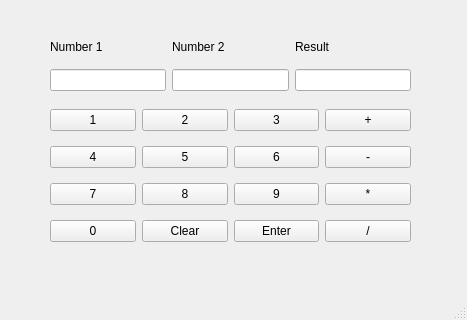
<?xml version="1.0" encoding="UTF-8"?>
<ui version="4.0">
 <class>MainWindow</class>
 <widget class="QMainWindow" name="MainWindow">
  <property name="geometry">
   <rect>
    <x>0</x>
    <y>0</y>
    <width>467</width>
    <height>320</height>
   </rect>
  </property>
  <property name="windowTitle">
   <string>MainWindow</string>
  </property>
  <widget class="QWidget" name="centralwidget">
   <widget class="QWidget" name="">
    <property name="geometry">
     <rect>
      <x>50</x>
      <y>100</y>
      <width>361</width>
      <height>151</height>
     </rect>
    </property>
    <layout class="QGridLayout" name="gridLayout_3">
     <item row="0" column="0">
      <widget class="QPushButton" name="N1">
       <property name="text">
        <string>1</string>
       </property>
      </widget>
     </item>
     <item row="0" column="1">
      <widget class="QPushButton" name="N2">
       <property name="text">
        <string>2</string>
       </property>
      </widget>
     </item>
     <item row="0" column="2">
      <widget class="QPushButton" name="N3">
       <property name="text">
        <string>3</string>
       </property>
      </widget>
     </item>
     <item row="0" column="3">
      <widget class="QPushButton" name="add">
       <property name="text">
        <string>+</string>
       </property>
      </widget>
     </item>
     <item row="1" column="0">
      <widget class="QPushButton" name="N4">
       <property name="text">
        <string>4</string>
       </property>
      </widget>
     </item>
     <item row="1" column="1">
      <widget class="QPushButton" name="N5">
       <property name="text">
        <string>5</string>
       </property>
      </widget>
     </item>
     <item row="1" column="2">
      <widget class="QPushButton" name="N6">
       <property name="text">
        <string>6</string>
       </property>
      </widget>
     </item>
     <item row="1" column="3">
      <widget class="QPushButton" name="sub">
       <property name="text">
        <string>-</string>
       </property>
      </widget>
     </item>
     <item row="2" column="0">
      <widget class="QPushButton" name="N7">
       <property name="text">
        <string>7</string>
       </property>
      </widget>
     </item>
     <item row="2" column="1">
      <widget class="QPushButton" name="N8">
       <property name="text">
        <string>8</string>
       </property>
      </widget>
     </item>
     <item row="2" column="2">
      <widget class="QPushButton" name="N9">
       <property name="text">
        <string>9</string>
       </property>
      </widget>
     </item>
     <item row="2" column="3">
      <widget class="QPushButton" name="mul">
       <property name="text">
        <string>*</string>
       </property>
      </widget>
     </item>
     <item row="3" column="0">
      <widget class="QPushButton" name="N0">
       <property name="text">
        <string>0</string>
       </property>
      </widget>
     </item>
     <item row="3" column="1">
      <widget class="QPushButton" name="clear">
       <property name="text">
        <string>Clear</string>
       </property>
      </widget>
     </item>
     <item row="3" column="2">
      <widget class="QPushButton" name="enter">
       <property name="text">
        <string>Enter</string>
       </property>
      </widget>
     </item>
     <item row="3" column="3">
      <widget class="QPushButton" name="div">
       <property name="text">
        <string>/</string>
       </property>
      </widget>
     </item>
    </layout>
   </widget>
   <widget class="QWidget" name="">
    <property name="geometry">
     <rect>
      <x>50</x>
      <y>30</y>
      <width>361</width>
      <height>61</height>
     </rect>
    </property>
    <layout class="QGridLayout" name="gridLayout_4">
     <item row="0" column="0">
      <widget class="QLabel" name="label">
       <property name="text">
        <string>Number 1</string>
       </property>
      </widget>
     </item>
     <item row="0" column="1">
      <widget class="QLabel" name="label_2">
       <property name="text">
        <string>Number 2</string>
       </property>
      </widget>
     </item>
     <item row="0" column="2">
      <widget class="QLabel" name="label_3">
       <property name="text">
        <string>Result</string>
       </property>
      </widget>
     </item>
     <item row="1" column="0">
      <widget class="QLineEdit" name="num1">
       <property name="readOnly">
        <bool>true</bool>
       </property>
      </widget>
     </item>
     <item row="1" column="1">
      <widget class="QLineEdit" name="num2">
       <property name="readOnly">
        <bool>true</bool>
       </property>
      </widget>
     </item>
     <item row="1" column="2">
      <widget class="QLineEdit" name="result">
       <property name="readOnly">
        <bool>true</bool>
       </property>
      </widget>
     </item>
    </layout>
   </widget>
  </widget>
  <widget class="QMenuBar" name="menubar">
   <property name="geometry">
    <rect>
     <x>0</x>
     <y>0</y>
     <width>467</width>
     <height>21</height>
    </rect>
   </property>
  </widget>
  <widget class="QStatusBar" name="statusbar"/>
 </widget>
 <resources/>
 <connections/>
</ui>
